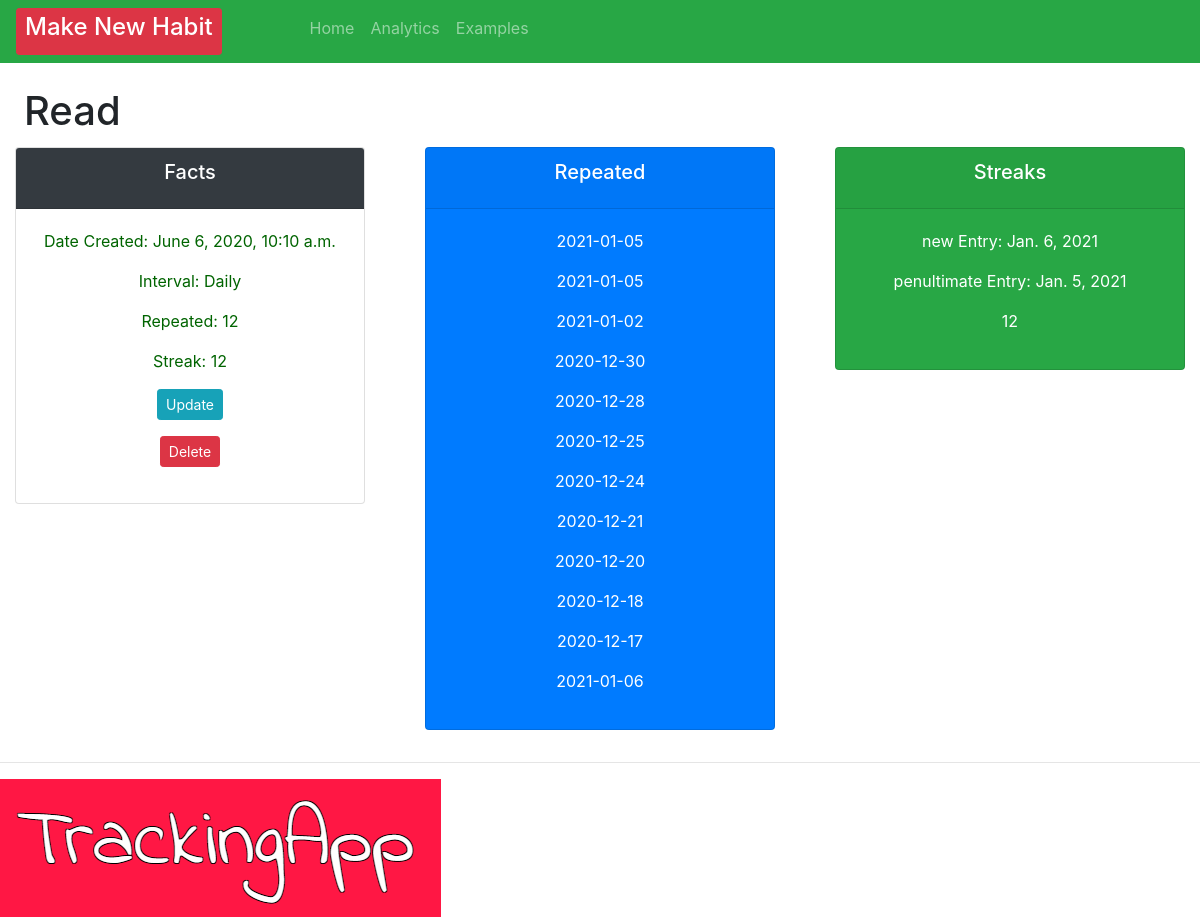
/habit/100, run on the app's committed database.
### crm/models.py (models this page shows, shortened)
class Order(models.Model):
    INTERVAL = (
            ('Daily', 'Daily'),
            ('Weekly', 'Weekly' ),
                      )
    habit = models.CharField(max_length=200, null=True, blank=True)
    interval = models.CharField(max_length=400, null=True, choices=INTERVAL)
    checked = models.IntegerField(blank=True, default=0, null=True)
    streak = models.IntegerField(blank=True, default=0, null=True)
    created = models.DateTimeField(auto_now=True, auto_now_add=False, editable=False, null=True, blank=True)
    checkedList = models.ManyToManyField(Repeats)
    timeStamp = models.DateTimeField(auto_now=True, blank=True)
    date_created = models.DateTimeField(auto_now_add=True, null=True, editable=False, blank=True)
    test = models.CharField(max_length=200, null=True, blank=True)

class Repeats(models.Model):
    date_created =  models.DateTimeField(auto_now=True, null=True, editable=False, blank=True)
    timeStamp = models.DateField(auto_now_add=True,  auto_now=False, blank=True)
    test = models.CharField(max_length=200, null=True, blank=True)

### crm/views.py (the view)
# urls.py: path('habit/<str:pk>', views.habit, name="habit"),
def habit(request, pk):
    testData = [{
        'habit': 'Call Mum',
        'interval': 'Weekly',
        'date_created': '2020-09-12'
    }]
    repeats = Repeats.objects.get(id=pk)
    orders = Order.objects.all()
    order = Order.objects.get(id=pk)
    repeat = order.checkedList.filter()
    streak = order.streak
    secondToLast = order.checkedList.all().order_by('-test')
    print(secondToLast[1].test)
    penultimate = secondToLast[1].test
    lastChecked = parse_date(penultimate)
    today1 = secondToLast.first().test
    today = parse_date(today1)
    delta = today - lastChecked
    print5 = print(delta)
    order.save()
    context = {"today": today, "lastTimeStamp": lastChecked, "testData": testData, "current_streak":streak, "order":order, "repeats": repeats, "repeat": repeat}
    return render(request, 'habit/habit.html', context)

### crm/templates/habit/habit.html (shortened to what this page needs)
{% extends 'habit/main.html' %}
{% block content %}
<br>
<h1 style="margin-left: 2%; margin-bottom: 1%;">
    <td>
        {{ order.habit }}
    </td>
</h1>
<div class="row">
    <div class="col">
        <div class="col-md">
            <div class="card text-center text-white mb-3" id="total-orders">
                <div class="card-header  bg-dark">
                    <h5 class="card-title">Facts</h5>
                </div>
                <div class="card-body">
                    <p style="color: darkgreen">Date Created: {{order.date_created}}</p>
                    <p style="color: darkgreen">Interval: {{ order.interval }}</p>
                    <p style="color: darkgreen">Repeated: {{ order.checkedList.count }}</p>
                    <p style="color: darkgreen">Streak:  {{current_streak}}</p>
                    <p> <a a class="btn btn-sm btn-info" href="{% url 'update_habit' order.id %}">Update</a></p>
                    <p> <a a class="btn btn-sm btn-danger" href="{% url 'delete' order.id %}">Delete</a></p>
                </div>
            </div>
        </div>
    </div>
    <div class="col">
        <div class="col-md">
            <div class="card text-center text-white bg-primary mb-3" id="total-orders">
                <div class="card-header">
                    <h5 class="card-title text-white">Repeated</h5>
                </div>
                <div class="card-body">
                    {% for check in repeat %}
                    <p>{{check.test}}</p>
                    {%endfor%}
                </div>
            </div>
        </div>
    </div>
    <div class="col">
        <div class="col-md">
            <div class="card text-center mb-3 bg-success text-white" id="total-orders">
                <div class="card-header">
                    <h5 class="card-title">Streaks</h5>
                </div>
                <div class="card-body">
                    <p>new Entry: {{today}}</p>
                    <p>penultimate Entry: {{lastTimeStamp}}</p>
                    <p>    {{current_streak}}        </p>
                </div>
            </div>
        </div>
    </div>
</div>
{% endblock %}

### data on the page
Order: habit "Read", date_created "June 6, 2020, 10:10 a.m.", interval "Daily", checkedList.count "12"
Repeats: test "2021-01-05"
Repeats: test "2021-01-05"
Repeats: test "2021-01-02"
Repeats: test "2020-12-30"
Repeats: test "2020-12-28"
Repeats: test "2020-12-25"
Repeats: test "2020-12-24"
Repeats: test "2020-12-21"
Repeats: test "2020-12-20"
Repeats: test "2020-12-18"
Repeats: test "2020-12-17"
Repeats: test "2021-01-06"

### other printed values
{{ current_streak }} "12"
{{ today }} "Jan. 6, 2021"
{{ lastTimeStamp }} "Jan. 5, 2021"
